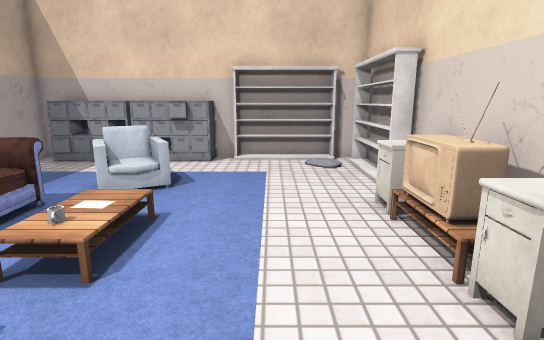
view 1 (above)

12 first-person views from a walk through a Unity game level. The camera is 1.2 m above the floor, tilts 12° down and sees 80° across. The floor is counted in squares, 0.5 m on a side. Each view is taken from the middle of a square. On the plan, view 1 faces up. The plan holds only what a view shows up to about 20 squares ahead; the rest is blank. The player character is not drawn. Some animated figures are left out. Door leaves are left out, so doorways stand open. Some surface patterns are stand-ins.

view 2
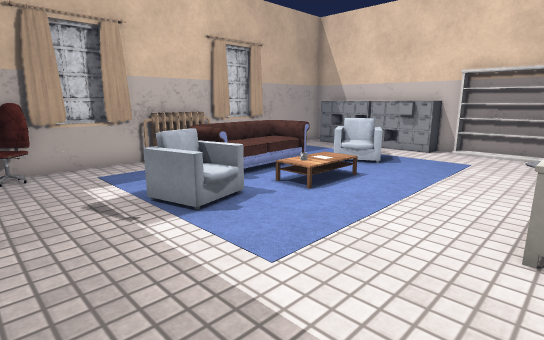

view 3
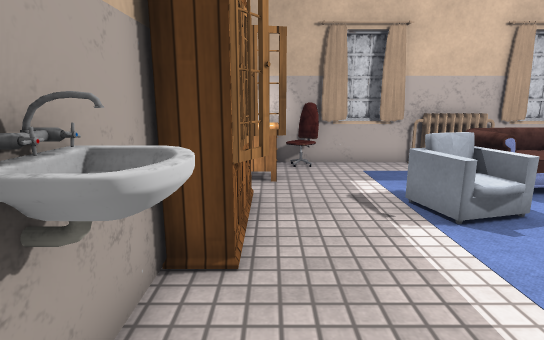

view 4
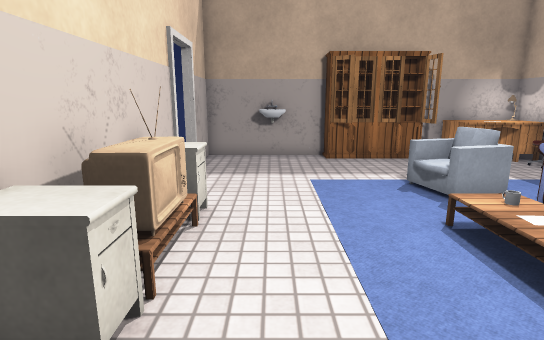

view 5
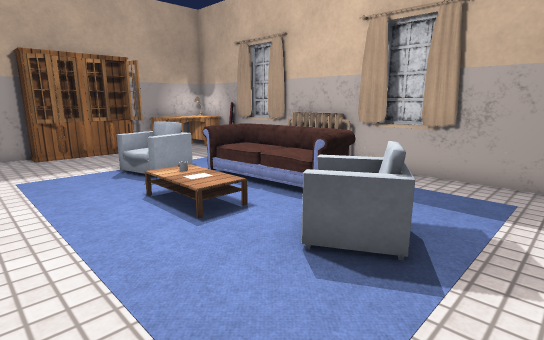

view 6
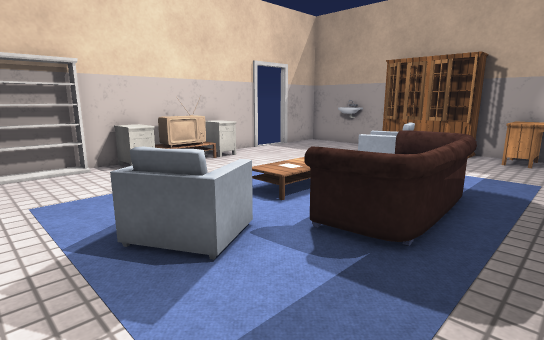

view 7
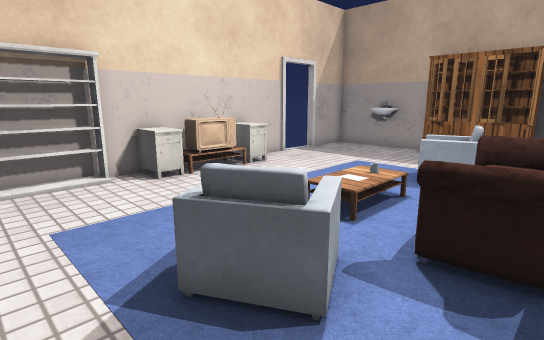

view 8
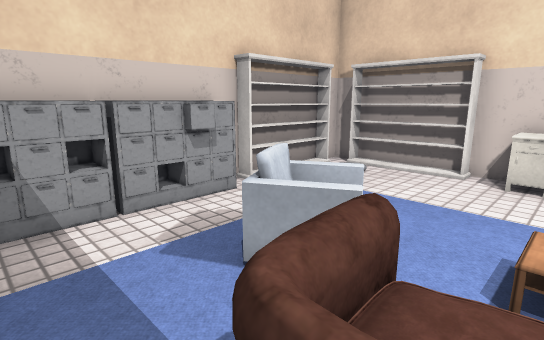

view 9
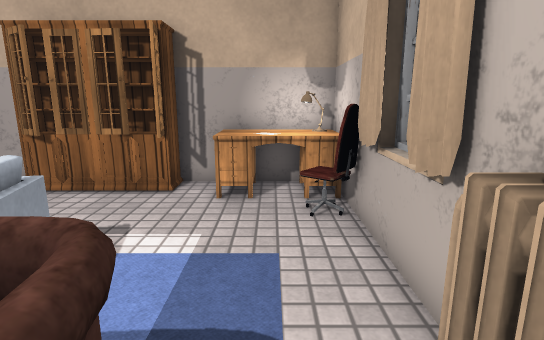

view 10
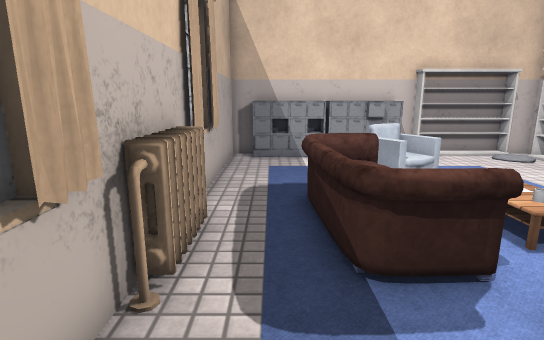

view 11
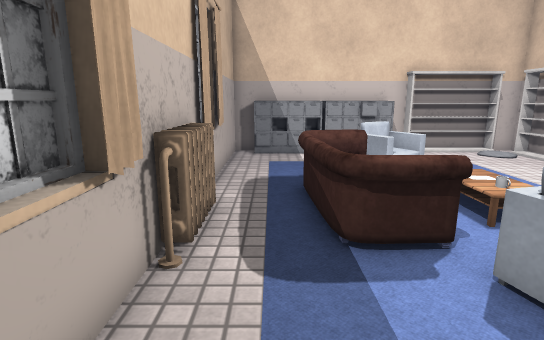

view 12
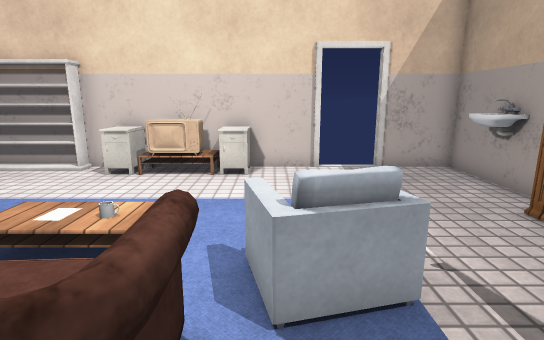

### Floor plan
Key: @ floor where view 1 was taken; # wall or solid block; x gap in a wall; . floor; D open door; ^ raised ledge; C carpet; S sofa; H heater; A chair; T table; U cupboard; I sink; L lamp; O other object.
Columns run from 10 left of view 1 to 4 right of it. Each row starts with its distance up from view 1.
 14 ##^^^^^^##
 13 #^^^^^^^######
 12 #............#
 11 #............#
 10 #..  CCC  ...#
  9 #..  CCC  ...##
  8 #.. CCC   ...##
  7 #..SSC    ...^^
  6 # .S   O  ...O#
  5 #H.S   O  ...O#
  4 HH.S      ...##
  3 #H.SSC    ...^^
  2 # . CCCC  ....#
  1 #..  C#C  ....#
  0 #.....C ..@...D
 -1 #A............D
 -2 AO............x
 -3 #TTT.UU.U.....#
 -4 #LTT.UUUUUIII #
 -5 ######  #######

Where each view was taken, in squares from view 1:
view 1: 0 up, 0 right, facing up
view 2: 3 down, 3 right, facing up-left
view 3: 3 down, 3 right, facing left
view 4: 10 up, 1 right, facing down
view 5: 12 up, 1 right, facing down-left
view 6: 12 up, 9 left, facing down-right
view 7: 12 up, 7 left, facing down-right
view 8: 6 up, 8 left, facing up-right
view 9: 5 up, 8 left, facing down
view 10: 1 down, 8 left, facing up
view 11: 2 down, 8 left, facing up
view 12: 2 up, 8 left, facing right
